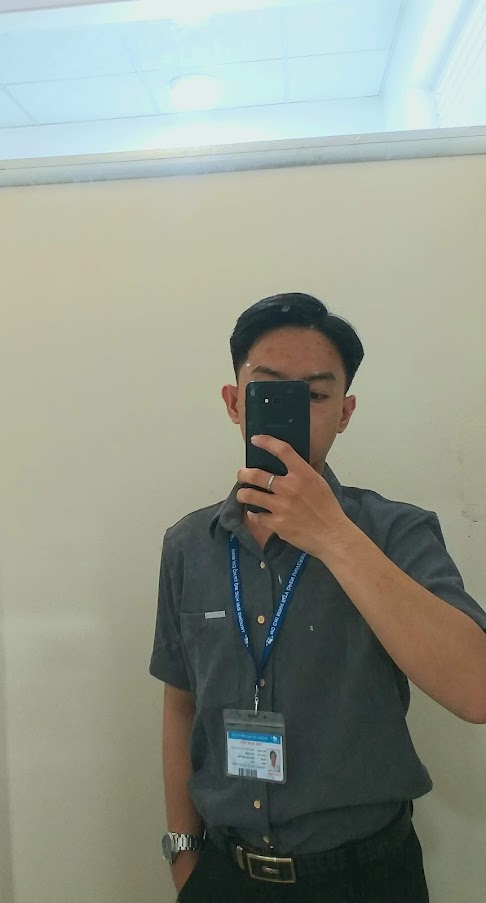
#> input picture DL/OpenCV/Module1/img/img1.jpg, 486 x 903 px, found by its file name
$ python 1.image.py
#> lines starting #> are read from the running program, lines starting #| are printed output that depends on the picture; after the words box and inside, x2 and y2 are one past the last pixel; in counts of white or black regions, pixels touching at a corner belong together
import cv2
import os
import numpy
from matplotlib import pyplot as plt

img = cv2.imread('D:/2-bai tap cua dev/PythonAI/AI/DL/OpenCV/Module1/img/img1.jpg', cv2.IMREAD_GRAYSCALE)
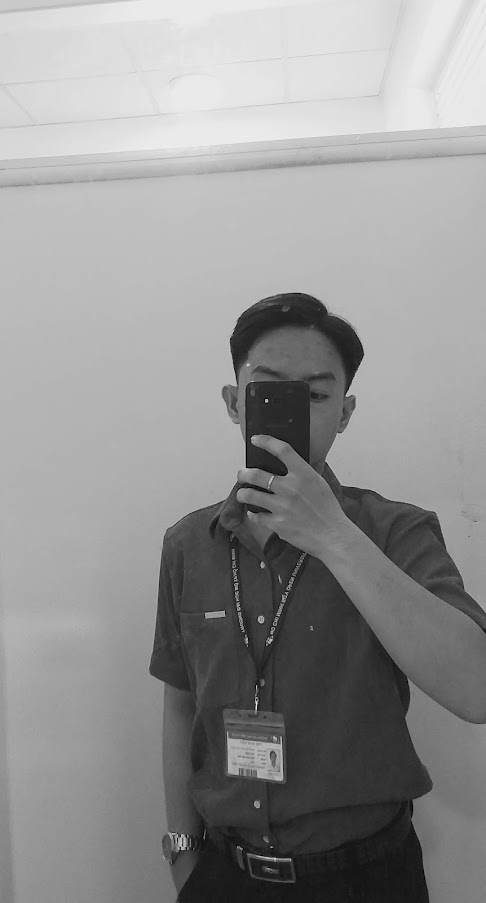
#> img: shape (903, 486); min 0, max 241, mean 147
image = cv2.imread("D:/2-bai tap cua dev/PythonAI/AI/DL/OpenCV/Module1/img/img2.jpg")
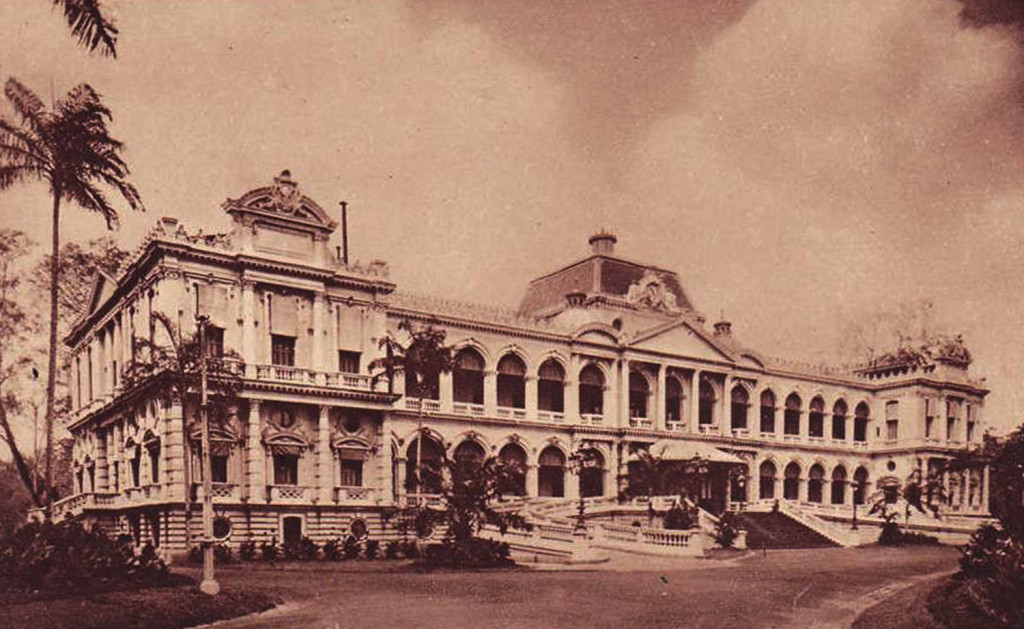
#> input picture DL/OpenCV/Module1/img/img2.jpg, 1024 x 629 px, found by its file name
#> image is the input picture: shape (629, 1024, 3); mean B, G, R 105.6, 122.1, 161.7

blur = cv2.GaussianBlur(image, (5,5), cv2.BORDER_DEFAULT)
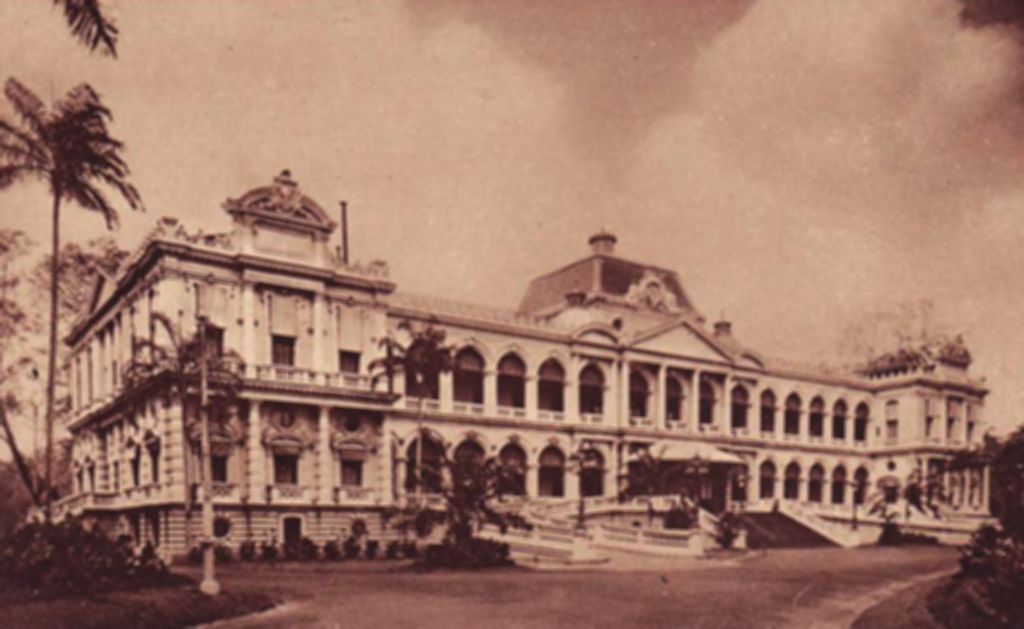
#> blur: shape (629, 1024, 3); mean B, G, R 105.6, 122.1, 161.7

# test color chart
# plt.hist(image)
# plt.show()

# ret, thresh1 = cv2.threshold(image, 150, 255, cv2.THRESH_BINARY)
ret, thresh2 = cv2.threshold(img, 150, 255, cv2.THRESH_BINARY)
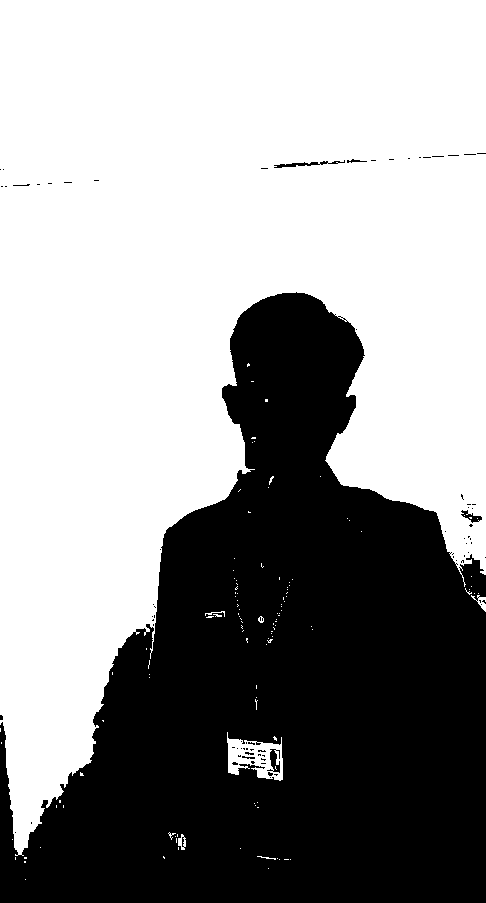
#> thresh2: shape (903, 486); 60.1% white; 79 black regions (73 under 20 px), largest, box (x1, y1, x2, y2) and area: (0, 292, 486, 903) 174162, (274, 160, 345, 168) 181, (267, 749, 280, 773) 159, (461, 510, 482, 523) 112, (347, 159, 367, 163) 36, (242, 756, 255, 759) 23

cv2.imshow("test", blur)
cv2.waitKey(0)
cv2.destroyAllWindows()

# [25 lines of commented-out code are left out]
